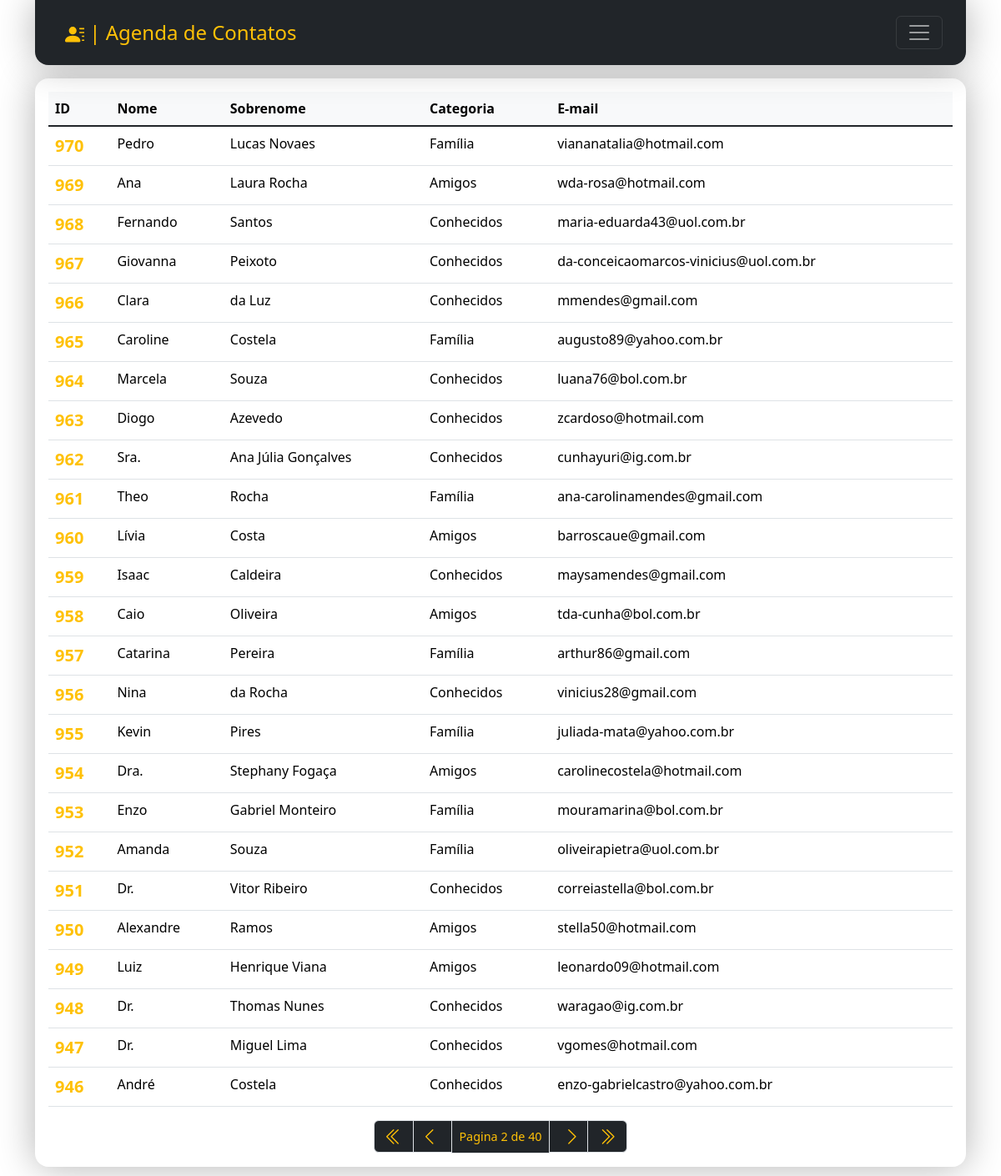
The page /?page=2&q= on the database its author committed.
### contact/models.py (models this page shows, shortened)
class Contact(models.Model):
    first_name = models.CharField(max_length=50)
    last_name = models.CharField(max_length=50, blank=True)
    phone = models.CharField(max_length=50)
    email = models.EmailField(max_length=254, blank=True)
    created_date = models.DateTimeField(default=timezone.now)
    description = models.TextField(blank=True)
    show = models.BooleanField(default=True)
    picture = models.ImageField(blank=True, upload_to='pictures/%Y/%m/')
    category = models.ForeignKey(
        Category,
        on_delete=models.SET_NULL,
        blank=True, null=True
    )
    owner = models.ForeignKey(
        User,
        on_delete=models.SET_NULL,
        blank=True, null=True
    )

class Category(models.Model):
    class Meta:
        verbose_name = 'Category'
        verbose_name_plural = 'Categories'
    name = models.CharField(max_length=50)
    def __str__(self) -> str:
        return self.name

### contact/views/contact_views.py (the view)
# urls.py: path('', views.index, name='index'),
def index(request):
    contacts = Contact.objects\
        .filter(show=True)\
        .order_by('-id')
    paginator = Paginator(contacts, 25)
    page_number = request.GET.get("page")
    page_obj = paginator.get_page(page_number)
    context = {
        'page_obj': page_obj,
        'site_title': 'Contatos',
    }
    return render(
        request,
        'contact/index.html',
        context
    )

### contact/templates/contact/index.html (shortened to what this page needs)
{% extends "global/base.html" %}
{% block corpo %}
<div class="w-100 mx-3 mt-3 table-responsive">
    {% if page_obj %}
    <table class=" table table-hover">
        <thead class="table-light">
          <tr>
            <th scope="col">ID</th>
            <th scope="col">Nome</th>
            <th scope="col">Sobrenome</th>
            <th scope="col">Categoria</th>
            <th scope="col">E-mail</th>
          </tr>
        </thead>
        <tbody class="table-group-divider">
            {% for contact in page_obj %}
                    <tr>
                        <th scope="row">
                            <a
                            class="link-warning link-offset-2 link-underline-opacity-0 link-underline-opacity-100-hover fs-5"
                            href=" {% url "contact:contact" contact.id %} "
                            >
                                {{contact.id}}
                            </a>
                        </th>
                        <td>
                            {{contact.first_name}}
                        </td>
                        <td>
                            {{contact.last_name}}
                        </td>
                        <td>
                            {{contact.category}}
                        </td>
                        <td>
                            {{contact.email}}
                        </td>
                    </tr>
            {% endfor %}
        </tbody>
      </table>
{% endif %}
{% endblock corpo %}

### rows shown on the page
Contact: id "970", first_name "Pedro", last_name "Lucas Novaes", category "Família", email "viananatalia@hotmail.com"
Contact: id "969", first_name "Ana", last_name "Laura Rocha", category "Amigos", email "wda-rosa@hotmail.com"
Contact: id "968", first_name "Fernando", last_name "Santos", category "Conhecidos", email "maria-eduarda43@uol.com.br"
Contact: id "967", first_name "Giovanna", last_name "Peixoto", category "Conhecidos", email "da-conceicaomarcos-vinicius@uol.com.br"
Contact: id "966", first_name "Clara", last_name "da Luz", category "Conhecidos", email "mmendes@gmail.com"
Contact: id "965", first_name "Caroline", last_name "Costela", category "Família", email "augusto89@yahoo.com.br"
Contact: id "964", first_name "Marcela", last_name "Souza", category "Conhecidos", email "luana76@bol.com.br"
Contact: id "963", first_name "Diogo", last_name "Azevedo", category "Conhecidos", email "zcardoso@hotmail.com"
Contact: id "962", first_name "Sra.", last_name "Ana Júlia Gonçalves", category "Conhecidos", email "cunhayuri@ig.com.br"
Contact: id "961", first_name "Theo", last_name "Rocha", category "Família", email "ana-carolinamendes@gmail.com"
Contact: id "960", first_name "Lívia", last_name "Costa", category "Amigos", email "barroscaue@gmail.com"
Contact: id "959", first_name "Isaac", last_name "Caldeira", category "Conhecidos", email "maysamendes@gmail.com"
Contact: id "958", first_name "Caio", last_name "Oliveira", category "Amigos", email "tda-cunha@bol.com.br"
Contact: id "957", first_name "Catarina", last_name "Pereira", category "Família", email "arthur86@gmail.com"
Contact: id "956", first_name "Nina", last_name "da Rocha", category "Conhecidos", email "vinicius28@gmail.com"
Contact: id "955", first_name "Kevin", last_name "Pires", category "Família", email "juliada-mata@yahoo.com.br"
Contact: id "954", first_name "Dra.", last_name "Stephany Fogaça", category "Amigos", email "carolinecostela@hotmail.com"
Contact: id "953", first_name "Enzo", last_name "Gabriel Monteiro", category "Família", email "mouramarina@bol.com.br"
Contact: id "952", first_name "Amanda", last_name "Souza", category "Família", email "oliveirapietra@uol.com.br"
Contact: id "951", first_name "Dr.", last_name "Vitor Ribeiro", category "Conhecidos", email "correiastella@bol.com.br"
Contact: id "950", first_name "Alexandre", last_name "Ramos", category "Amigos", email "stella50@hotmail.com"
Contact: id "949", first_name "Luiz", last_name "Henrique Viana", category "Amigos", email "leonardo09@hotmail.com"
Contact: id "948", first_name "Dr.", last_name "Thomas Nunes", category "Conhecidos", email "waragao@ig.com.br"
Contact: id "947", first_name "Dr.", last_name "Miguel Lima", category "Conhecidos", email "vgomes@hotmail.com"
Contact: id "946", first_name "André", last_name "Costela", category "Conhecidos", email "enzo-gabrielcastro@yahoo.com.br"

### other values the page prints
{{ page_obj.number }} "2"
{{ page_obj.paginator.num_pages }} "40"
